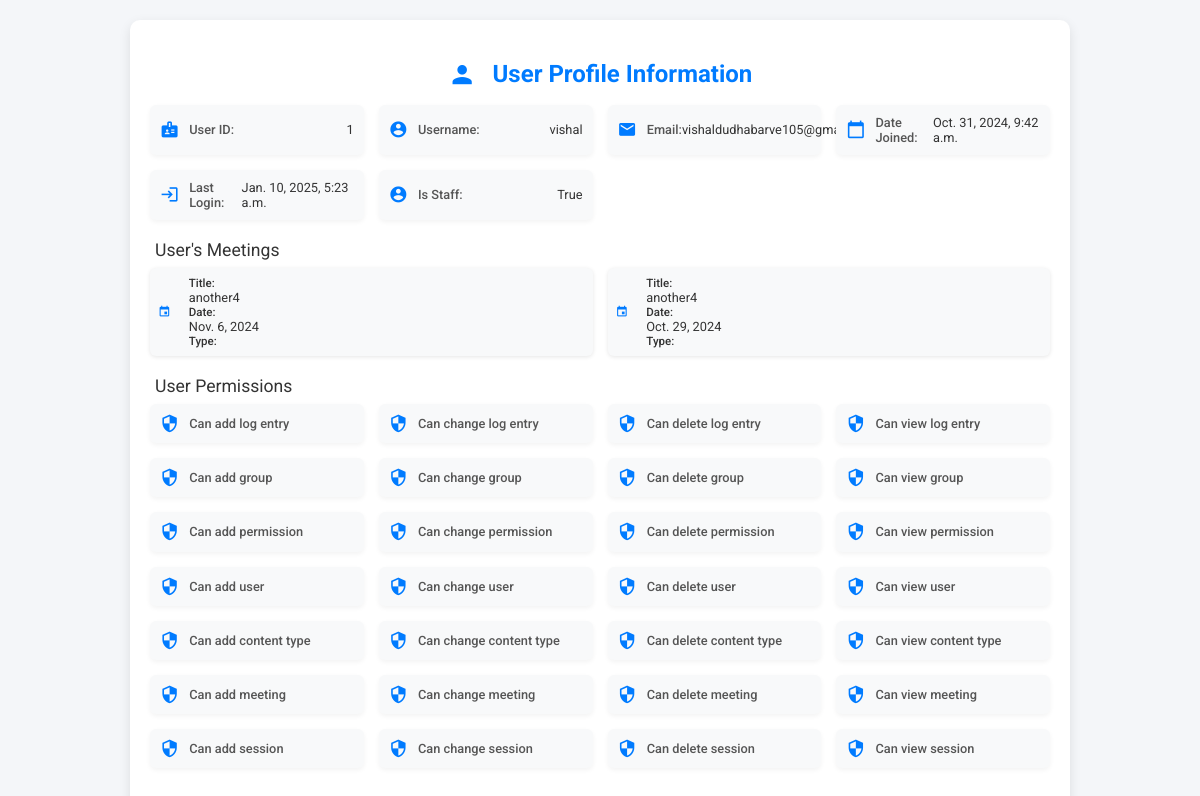
The app's page /meet/profile_info/ (signed in) with its own data.
### meet/models.py (models this page shows, shortened)
class Meeting(models.Model):
    title = models.CharField(max_length=100, null=True)
    date = models.DateField(null=True)
    time = models.TimeField(null=True)
    meeting_link=models.TextField(null=True)
    meeting_type=models.CharField(max_length=100, choices=(('Task','Task'),('Standup','Standup'),('Personal','Personal'),('Team','Team')), null=True)
    user = models.ForeignKey(User, on_delete=models.CASCADE, null=True)
    admin = models.ForeignKey(User, related_name='admin_user', on_delete=models.CASCADE, null=True)

### meet/views.py (the view)
# urls.py: path('profile_info/',get_profile_info, name='profile_info'),
def get_profile_info(request):
    print("User data:", request.user)
    me=request.user
    return render(request,'meet/profile_info.html',{'me':me})

### meet/templates/meet/profile_info.html (shortened to what this page needs)
<!DOCTYPE html>
<html lang="en">
<head>
</head>
<body>
    <div class="container">
        <h2>
            <span class="material-icons" style="vertical-align: middle;">person</span>
            User Profile Information
        </h2>
        <div class="profile-grid">
            <div class="profile-item" style="--delay: 1">
                <span class="material-icons">badge</span>
                <span class="field-name">User ID:</span>
                <span class="field-value">{{ me.id }}</span>
            </div>
            <div class="profile-item" style="--delay: 2">
                <span class="material-icons">account_circle</span>
                <span class="field-name">Username:</span>
                <span class="field-value">{{ me.username }}</span>
            </div>
            <div class="profile-item" style="--delay: 3">
                <span class="material-icons">email</span>
                <span class="field-name">Email:</span>
                <span class="field-value">{{ me.email }}</span>
            </div>
            <div class="profile-item" style="--delay: 4">
                <span class="material-icons">calendar_today</span>
                <span class="field-name">Date Joined:</span>
                <span class="field-value">{{ me.date_joined }}</span>
            </div>
            <div class="profile-item" style="--delay: 5">
                <span class="material-icons">login</span>
                <span class="field-name">Last Login:</span>
                <span class="field-value">{{ me.last_login }}</span>
            </div>
            <div class="profile-item" style="--delay: 3">
                <span class="material-icons">account_circle</span>
                <span class="field-name">Is Staff:</span>
                <span class="field-value">{{ me.is_staff }}</span>
            </div>
        </div>
        <div class="section-title">User's Meetings</div>
        <div class="profile-grid">
            {% for meeting in me.meeting_set.all %}
            <div class="meeting-item" style="--delay: 6">
                <span class="material-icons">event</span>
                <div>
                    <div><strong>Title:</strong> {{ meeting.title }}</div>
                    <div><strong>Date:</strong> {{ meeting.date }}</div>
                    <div><strong>Type:</strong> {{ meeting.type }}</div>
                </div>
            </div>
            {% empty %}
            <p>No meetings found.</p>
            {% endfor %}
        </div>
        <div class="section-title">User Permissions</div>
        <div class="profile-grid">
            {% for permission in me.user_permissions.all %}
            <div class="permission-item" style="--delay: 7">
                <span class="material-icons">security</span>
                <span class="field-name">{{ permission.name }}</span>
            </div>
            {% empty %}
            <p>No permissions assigned.</p>
            {% endfor %}
        </div>
    </div>
</body>
</html>

### meet/templates/meet/profile_info.html (style rules this page uses)
body { font-family: 'Roboto', sans-serif; background-color: #f4f6f9; color: #333; margin: 0; padding: 20px; display: flex; justify-content: center; align-items: flex-start; }
.container { width: 100%; max-width: 900px; background: #ffffff; padding: 20px; box-shadow: 0 4px 12px rgba(0, 0, 0, 0.1); border-radius: 10px; transition: transform 0.2s ease, box-shadow 0.2s ease; }
h2 { text-align: center; color: #007BFF; font-size: 1.5em; margin-bottom: 15px; }
.profile-grid { display: grid; grid-template-columns: repeat(auto-fit, minmax(180px, 1fr)); gap: 15px; margin-bottom: 20px; }
.profile-item, .meeting-item, .permission-item { display: flex; align-items: center; padding: 10px; background: #f8f9fa; border-radius: 6px; box-shadow: 0 2px 5px rgba(0, 0, 0, 0.05); transition: transform 0.2s ease; }
.material-icons { font-size: 1.2em; color: #007BFF; margin-right: 10px; }
.field-name { font-weight: 500; color: #555; font-size: 0.8em; }
.field-value { font-weight: 400; margin-left: auto; color: #333; font-size: 0.8em; }
.section-title { font-size: 1.1em; color: #333; margin: 15px 0 8px; padding-left: 5px; }
.profile-item, .meeting-item, .permission-item { opacity: 0; animation: fadeIn 0.6s forwards; animation-delay: calc(0.1s * var(--delay)); }
.section-title { font-size: 1.1em; margin: 15px 0 8px; padding-left: 5px; color: #333; }
.meeting-item { display: flex; align-items: center; padding: 8px; background: #f8f9fa; border-radius: 6px; box-shadow: 0 1px 4px rgba(0, 0, 0, 0.1); transition: transform 0.2s ease; font-size: 0.8em; }
.meeting-item span.material-icons { font-size: 1em; color: #007BFF; margin-right: 8px; }
.meeting-item div { display: flex; flex-direction: column; margin-left: 5px; }
.meeting-item div strong { font-weight: 500; color: #333; font-size: 0.9em; }

### records on screen
Meeting: title "another4", date "Nov. 6, 2024"
Meeting: title "another4", date "Oct. 29, 2024"

### other values on screen
{{ me.id }} "1"
{{ me.username }} "vishal"
{{ me.email }} "vishaldudhabarve105@gmail.com"
{{ me.date_joined }} "Oct. 31, 2024, 9:42 a.m."
{{ me.last_login }} "Jan. 10, 2025, 5:23 a.m."
{{ me.is_staff }} "True"
{{ permission.name }} "Can add log entry"
{{ permission.name }} "Can change log entry"
{{ permission.name }} "Can delete log entry"
{{ permission.name }} "Can view log entry"
{{ permission.name }} "Can add group"
{{ permission.name }} "Can change group"
{{ permission.name }} "Can delete group"
{{ permission.name }} "Can view group"
{{ permission.name }} "Can add permission"
